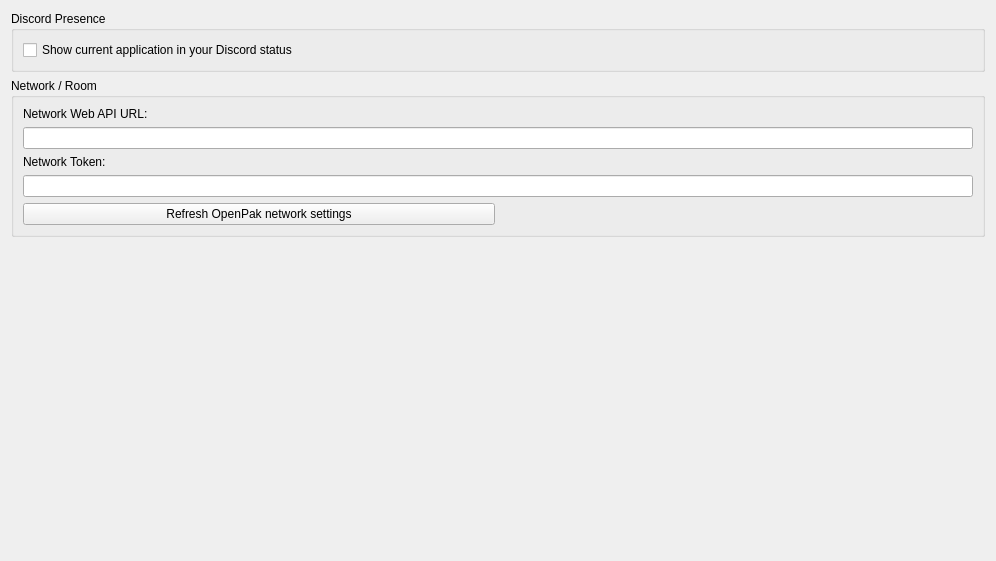
<?xml version="1.0" encoding="UTF-8"?>
<ui version="4.0">
 <class>ConfigureWeb</class>
 <widget class="QWidget" name="ConfigureWeb">
  <property name="geometry">
   <rect>
    <x>0</x>
    <y>0</y>
    <width>996</width>
    <height>561</height>
   </rect>
  </property>
  <layout class="QVBoxLayout" name="verticalLayout">
   <item>
    <widget class="QGroupBox" name="discord_group">
     <property name="title">
      <string>Discord Presence</string>
     </property>
     <layout class="QVBoxLayout" name="verticalLayout_21">
      <item>
       <widget class="QCheckBox" name="toggle_discordrpc">
        <property name="text">
         <string>Show current application in your Discord status</string>
        </property>
       </widget>
      </item>
     </layout>
    </widget>
   </item>
   <item>
    <widget class="QGroupBox" name="network_group">
     <property name="title">
      <string>Network / Room</string>
     </property>
     <layout class="QVBoxLayout" name="verticalLayout_22">
      <item>
       <widget class="QLabel" name="label_2">
        <property name="text">
         <string>Network Web API URL:</string>
        </property>
       </widget>
      </item>
      <item>
       <widget class="QLineEdit" name="web_api_url_lineedit"/>
      </item>
      <item>
       <widget class="QLabel" name="label_3">
        <property name="text">
         <string>Network Token:</string>
        </property>
       </widget>
      </item>
      <item>
       <widget class="QLineEdit" name="token_lineedit"/>
      </item>
      <item>
       <layout class="QHBoxLayout" name="openpak_profile_layout">
        <item>
        <widget class="QPushButton" name="openpak_profile_refresh">
         <property name="toolTip">
          <string>Re-fetch OpenPak's network profile (which names are answered on openpak.org). Games do this once per launch.</string>
         </property>
         <property name="text">
          <string>Refresh OpenPak network settings</string>
         </property>
        </widget>
        </item>
        <item>
        <widget class="QLabel" name="openpak_profile_status">
         <property name="text">
          <string/>
         </property>
        </widget>
        </item>
       </layout>
      </item>
     </layout>
    </widget>
   </item>
   <item>
    <spacer name="verticalSpacer">
     <property name="orientation">
      <enum>Qt::Vertical</enum>
     </property>
     <property name="sizeHint" stdset="0">
      <size>
       <width>20</width>
       <height>40</height>
      </size>
     </property>
    </spacer>
   </item>
  </layout>
 </widget>
 <tabstops>
  <tabstop>toggle_discordrpc</tabstop>
 </tabstops>
 <resources/>
 <connections/>
</ui>
